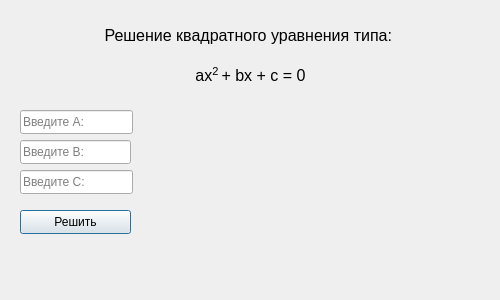
<?xml version="1.0" encoding="UTF-8"?>
<ui version="4.0">
 <class>Discriminant</class>
 <widget class="QDialog" name="Discriminant">
  <property name="geometry">
   <rect>
    <x>0</x>
    <y>0</y>
    <width>500</width>
    <height>300</height>
   </rect>
  </property>
  <property name="minimumSize">
   <size>
    <width>500</width>
    <height>300</height>
   </size>
  </property>
  <property name="maximumSize">
   <size>
    <width>500</width>
    <height>300</height>
   </size>
  </property>
  <property name="windowTitle">
   <string>Dialog</string>
  </property>
  <widget class="QLineEdit" name="memberA">
   <property name="geometry">
    <rect>
     <x>20</x>
     <y>110</y>
     <width>113</width>
     <height>24</height>
    </rect>
   </property>
   <property name="text">
    <string/>
   </property>
   <property name="echoMode">
    <enum>QLineEdit::Normal</enum>
   </property>
   <property name="dragEnabled">
    <bool>false</bool>
   </property>
   <property name="placeholderText">
    <string>Введите А:</string>
   </property>
  </widget>
  <widget class="QLineEdit" name="memberB">
   <property name="geometry">
    <rect>
     <x>20</x>
     <y>140</y>
     <width>111</width>
     <height>24</height>
    </rect>
   </property>
   <property name="text">
    <string/>
   </property>
   <property name="echoMode">
    <enum>QLineEdit::Normal</enum>
   </property>
   <property name="dragEnabled">
    <bool>false</bool>
   </property>
   <property name="placeholderText">
    <string>Введите B:</string>
   </property>
  </widget>
  <widget class="QLineEdit" name="memberC">
   <property name="geometry">
    <rect>
     <x>20</x>
     <y>170</y>
     <width>113</width>
     <height>24</height>
    </rect>
   </property>
   <property name="text">
    <string/>
   </property>
   <property name="echoMode">
    <enum>QLineEdit::Normal</enum>
   </property>
   <property name="dragEnabled">
    <bool>false</bool>
   </property>
   <property name="placeholderText">
    <string>Введите C:</string>
   </property>
  </widget>
  <widget class="QLabel" name="label">
   <property name="geometry">
    <rect>
     <x>0</x>
     <y>20</y>
     <width>501</width>
     <height>31</height>
    </rect>
   </property>
   <property name="text">
    <string>&lt;html&gt;&lt;head/&gt;&lt;body&gt;&lt;p align=&quot;center&quot;&gt;&lt;span style=&quot; font-size:12pt;&quot;&gt;Решение квадратного уравнения типа: &lt;/span&gt;&lt;/p&gt;&lt;/body&gt;&lt;/html&gt;</string>
   </property>
  </widget>
  <widget class="QLabel" name="label_2">
   <property name="geometry">
    <rect>
     <x>0</x>
     <y>60</y>
     <width>501</width>
     <height>31</height>
    </rect>
   </property>
   <property name="text">
    <string>&lt;html&gt;&lt;head/&gt;&lt;body&gt;&lt;p align=&quot;center&quot;&gt;&lt;span style=&quot; font-size:12pt;&quot;&gt;ax&lt;/span&gt;&lt;span style=&quot; font-size:12pt; vertical-align:super;&quot;&gt;2 &lt;/span&gt;&lt;span style=&quot; font-size:12pt;&quot;&gt;+ bx + c = 0&lt;/span&gt;&lt;/p&gt;&lt;/body&gt;&lt;/html&gt;</string>
   </property>
  </widget>
  <widget class="QLabel" name="answer">
   <property name="geometry">
    <rect>
     <x>170</x>
     <y>110</y>
     <width>301</width>
     <height>121</height>
    </rect>
   </property>
   <property name="layoutDirection">
    <enum>Qt::LeftToRight</enum>
   </property>
   <property name="autoFillBackground">
    <bool>true</bool>
   </property>
   <property name="text">
    <string/>
   </property>
   <property name="scaledContents">
    <bool>true</bool>
   </property>
   <property name="alignment">
    <set>Qt::AlignCenter</set>
   </property>
   <property name="wordWrap">
    <bool>true</bool>
   </property>
  </widget>
  <widget class="QPushButton" name="DButton">
   <property name="geometry">
    <rect>
     <x>20</x>
     <y>210</y>
     <width>111</width>
     <height>24</height>
    </rect>
   </property>
   <property name="text">
    <string>Решить</string>
   </property>
  </widget>
 </widget>
 <resources/>
 <connections/>
</ui>
